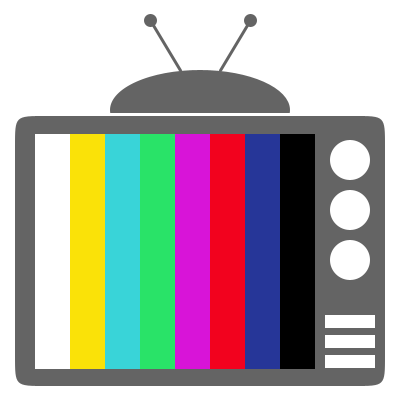
Frame 1 (no input)
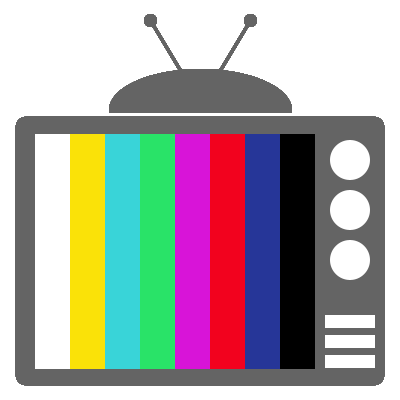
Frame 60 (the mouse pressed at the canvas centre just before this capture)
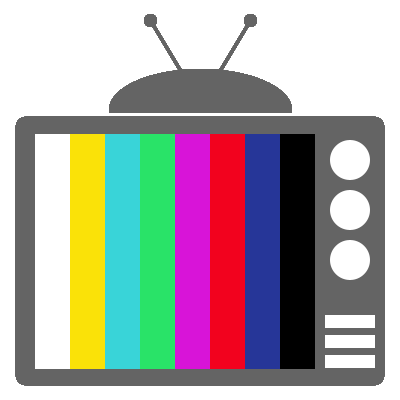
Frame 120 (the mouse held since frame 60 and released just before this capture)

The Processing sketch that drew these frames (run headless with seeded random() and noise(); from frame 60 on, the mouse is pressed at the canvas centre):

// Processing sketch: processing_39455
// ── processing_39455.pde

// RECTANGLE

//(x,y) define the higher-left corner
int x = 15;
int y = 116;
// width and height of the rectangle
int w = 370;
int h = 270;

//adjust the curve of the corner(should be less than min(w,h)/2)
int c = 30;


void setup(){
size(400, 400);
background(255);
noStroke();
}

void draw(){
  
 fill(100);
 ellipse(200, 110, 180, 80);

 //rect 
 fill(100);
 noStroke();
 beginShape();
 
 vertex(x, y+c);
 bezierVertex(x, y, x, y, x+c, y);
 
 vertex(x+w-c, y);
 bezierVertex(x+w, y, x+w, y, x+w, y+c);
 
 vertex(x+w, y+h-c);
 bezierVertex(x+w, y+h, x+w, y+h, x+w-c, y+h);
 
 vertex(x+c, y+h);
 bezierVertex(x, y+h, x, y+h, x, y+h-c);
 vertex(x, y+c);
 
 endShape();

// white line up tv box
fill(255);
rect(70, 113, 350, 3);

// inside tv lines
fill(255);
rect(35, 134, 35, 235);

fill(250,226,8);
rect(70, 134, 35, 235);

fill(57,212,216);
rect(105, 134, 35, 235);

fill(41,227,104);
rect(140, 134, 35, 235);

fill(216,20,216);
rect(175, 134, 35, 235);

fill(242,2,30);
rect(210, 134, 35, 235);

fill(38,54,152);
rect(245, 134, 35, 235);

fill(0);
rect(280, 134, 35, 235);


fill(255);
ellipse(350,160,40,40);
ellipse(350,210,40,40);
ellipse(350,260,40,40);

// botones tv linea
fill(255);
rect(325, 315, 50, 13);

fill(255);
rect(325, 335, 50, 13);

fill(255);
rect(325, 355, 50, 13);

// tv anthena
stroke(100);
strokeWeight(3);
line(150,20,180,70);

stroke(100);
strokeWeight(3);
line(250,20,220,70);

fill(100);
ellipse(150,20,10,10);
ellipse(250,20,10,10);

}
